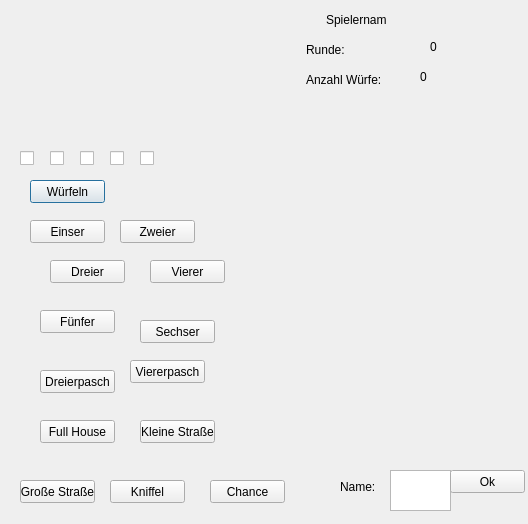
<?xml version="1.0" encoding="UTF-8"?>
<ui version="4.0">
 <class>Dialog</class>
 <widget class="QDialog" name="Dialog">
  <property name="geometry">
   <rect>
    <x>0</x>
    <y>0</y>
    <width>528</width>
    <height>524</height>
   </rect>
  </property>
  <property name="windowTitle">
   <string>Kniffel</string>
  </property>
  <property name="accessibleName">
   <string/>
  </property>
  <widget class="WuerfelWidget" name="widget" native="true">
   <property name="geometry">
    <rect>
     <x>10</x>
     <y>20</y>
     <width>271</width>
     <height>131</height>
    </rect>
   </property>
  </widget>
  <widget class="QPushButton" name="pushButton_Wuerfeln">
   <property name="geometry">
    <rect>
     <x>30</x>
     <y>180</y>
     <width>75</width>
     <height>23</height>
    </rect>
   </property>
   <property name="text">
    <string>Würfeln</string>
   </property>
  </widget>
  <widget class="QLabel" name="label_playerName_2">
   <property name="geometry">
    <rect>
     <x>326</x>
     <y>10</y>
     <width>61</width>
     <height>20</height>
    </rect>
   </property>
   <property name="sizePolicy">
    <sizepolicy hsizetype="Preferred" vsizetype="Preferred">
     <horstretch>0</horstretch>
     <verstretch>0</verstretch>
    </sizepolicy>
   </property>
   <property name="text">
    <string>Spielername:</string>
   </property>
   <property name="wordWrap">
    <bool>false</bool>
   </property>
  </widget>
  <widget class="QLabel" name="label_roundCounter">
   <property name="geometry">
    <rect>
     <x>306</x>
     <y>40</y>
     <width>81</width>
     <height>20</height>
    </rect>
   </property>
   <property name="text">
    <string>Runde:</string>
   </property>
   <property name="wordWrap">
    <bool>false</bool>
   </property>
  </widget>
  <widget class="QLabel" name="label_playerNamePrinted">
   <property name="geometry">
    <rect>
     <x>430</x>
     <y>10</y>
     <width>47</width>
     <height>13</height>
    </rect>
   </property>
   <property name="text">
    <string/>
   </property>
  </widget>
  <widget class="QLabel" name="label_4">
   <property name="geometry">
    <rect>
     <x>430</x>
     <y>40</y>
     <width>47</width>
     <height>13</height>
    </rect>
   </property>
   <property name="text">
    <string>0</string>
   </property>
  </widget>
  <widget class="QLabel" name="label_rollCountePrinted">
   <property name="geometry">
    <rect>
     <x>420</x>
     <y>70</y>
     <width>47</width>
     <height>13</height>
    </rect>
   </property>
   <property name="text">
    <string>0</string>
   </property>
  </widget>
  <widget class="QLabel" name="label_rollCounter">
   <property name="geometry">
    <rect>
     <x>306</x>
     <y>70</y>
     <width>81</width>
     <height>20</height>
    </rect>
   </property>
   <property name="text">
    <string>Anzahl Würfe:</string>
   </property>
  </widget>
  <widget class="QLabel" name="label_possibilities">
   <property name="geometry">
    <rect>
     <x>270</x>
     <y>100</y>
     <width>101</width>
     <height>291</height>
    </rect>
   </property>
   <property name="sizePolicy">
    <sizepolicy hsizetype="Fixed" vsizetype="Fixed">
     <horstretch>0</horstretch>
     <verstretch>0</verstretch>
    </sizepolicy>
   </property>
   <property name="text">
    <string/>
   </property>
   <property name="wordWrap">
    <bool>true</bool>
   </property>
  </widget>
  <widget class="QLabel" name="label_registered">
   <property name="geometry">
    <rect>
     <x>406</x>
     <y>102</y>
     <width>111</width>
     <height>291</height>
    </rect>
   </property>
   <property name="text">
    <string/>
   </property>
  </widget>
  <widget class="QPushButton" name="pushButton_Einser">
   <property name="geometry">
    <rect>
     <x>30</x>
     <y>220</y>
     <width>75</width>
     <height>23</height>
    </rect>
   </property>
   <property name="text">
    <string>Einser</string>
   </property>
  </widget>
  <widget class="QPushButton" name="pushButton_Zweier">
   <property name="geometry">
    <rect>
     <x>120</x>
     <y>220</y>
     <width>75</width>
     <height>23</height>
    </rect>
   </property>
   <property name="text">
    <string>Zweier</string>
   </property>
  </widget>
  <widget class="QPushButton" name="pushButton_Dreier">
   <property name="geometry">
    <rect>
     <x>50</x>
     <y>260</y>
     <width>75</width>
     <height>23</height>
    </rect>
   </property>
   <property name="text">
    <string>Dreier</string>
   </property>
  </widget>
  <widget class="QPushButton" name="pushButton_Vierer">
   <property name="geometry">
    <rect>
     <x>150</x>
     <y>260</y>
     <width>75</width>
     <height>23</height>
    </rect>
   </property>
   <property name="text">
    <string>Vierer</string>
   </property>
  </widget>
  <widget class="QPushButton" name="pushButton_Fuenfer">
   <property name="geometry">
    <rect>
     <x>40</x>
     <y>310</y>
     <width>75</width>
     <height>23</height>
    </rect>
   </property>
   <property name="text">
    <string>Fünfer</string>
   </property>
  </widget>
  <widget class="QPushButton" name="pushButton_Viererpasch">
   <property name="geometry">
    <rect>
     <x>130</x>
     <y>360</y>
     <width>75</width>
     <height>23</height>
    </rect>
   </property>
   <property name="text">
    <string>Viererpasch</string>
   </property>
  </widget>
  <widget class="QPushButton" name="pushButton_FullHouse">
   <property name="geometry">
    <rect>
     <x>40</x>
     <y>420</y>
     <width>75</width>
     <height>23</height>
    </rect>
   </property>
   <property name="text">
    <string>Full House</string>
   </property>
  </widget>
  <widget class="QPushButton" name="pushButton_KleineStrasse">
   <property name="geometry">
    <rect>
     <x>140</x>
     <y>420</y>
     <width>75</width>
     <height>23</height>
    </rect>
   </property>
   <property name="text">
    <string>Kleine Straße</string>
   </property>
  </widget>
  <widget class="QPushButton" name="pushButton_Sechser">
   <property name="geometry">
    <rect>
     <x>140</x>
     <y>320</y>
     <width>75</width>
     <height>23</height>
    </rect>
   </property>
   <property name="text">
    <string>Sechser</string>
   </property>
  </widget>
  <widget class="QPushButton" name="pushButton_Dreierpasch">
   <property name="geometry">
    <rect>
     <x>40</x>
     <y>370</y>
     <width>75</width>
     <height>23</height>
    </rect>
   </property>
   <property name="text">
    <string>Dreierpasch</string>
   </property>
  </widget>
  <widget class="QPushButton" name="pushButton_GrosseStrasse">
   <property name="geometry">
    <rect>
     <x>20</x>
     <y>480</y>
     <width>75</width>
     <height>23</height>
    </rect>
   </property>
   <property name="text">
    <string>Große Straße</string>
   </property>
  </widget>
  <widget class="QPushButton" name="pushButton_Kniffel">
   <property name="geometry">
    <rect>
     <x>110</x>
     <y>480</y>
     <width>75</width>
     <height>23</height>
    </rect>
   </property>
   <property name="text">
    <string>Kniffel</string>
   </property>
  </widget>
  <widget class="QPushButton" name="pushButton_Chance">
   <property name="geometry">
    <rect>
     <x>210</x>
     <y>480</y>
     <width>75</width>
     <height>23</height>
    </rect>
   </property>
   <property name="text">
    <string>Chance</string>
   </property>
  </widget>
  <widget class="QCheckBox" name="checkBoxWuerfel1">
   <property name="geometry">
    <rect>
     <x>20</x>
     <y>150</y>
     <width>16</width>
     <height>17</height>
    </rect>
   </property>
   <property name="text">
    <string/>
   </property>
  </widget>
  <widget class="QCheckBox" name="checkBoxWuerfel2">
   <property name="geometry">
    <rect>
     <x>50</x>
     <y>150</y>
     <width>16</width>
     <height>17</height>
    </rect>
   </property>
   <property name="text">
    <string/>
   </property>
  </widget>
  <widget class="QCheckBox" name="checkBoxWuerfel3">
   <property name="geometry">
    <rect>
     <x>80</x>
     <y>150</y>
     <width>16</width>
     <height>17</height>
    </rect>
   </property>
   <property name="text">
    <string/>
   </property>
  </widget>
  <widget class="QCheckBox" name="checkBoxWuerfel4">
   <property name="geometry">
    <rect>
     <x>110</x>
     <y>150</y>
     <width>16</width>
     <height>17</height>
    </rect>
   </property>
   <property name="text">
    <string/>
   </property>
  </widget>
  <widget class="QCheckBox" name="checkBoxWuerfel5">
   <property name="geometry">
    <rect>
     <x>140</x>
     <y>150</y>
     <width>16</width>
     <height>17</height>
    </rect>
   </property>
   <property name="text">
    <string/>
   </property>
  </widget>
  <widget class="QLabel" name="label_status">
   <property name="geometry">
    <rect>
     <x>230</x>
     <y>430</y>
     <width>151</width>
     <height>16</height>
    </rect>
   </property>
   <property name="text">
    <string/>
   </property>
  </widget>
  <widget class="QLabel" name="label_playerName">
   <property name="geometry">
    <rect>
     <x>340</x>
     <y>480</y>
     <width>47</width>
     <height>13</height>
    </rect>
   </property>
   <property name="text">
    <string>Name:</string>
   </property>
  </widget>
  <widget class="QTextEdit" name="textEdit_PlayerName">
   <property name="geometry">
    <rect>
     <x>390</x>
     <y>470</y>
     <width>61</width>
     <height>41</height>
    </rect>
   </property>
  </widget>
  <widget class="QPushButton" name="pushButton_acceptName">
   <property name="geometry">
    <rect>
     <x>450</x>
     <y>470</y>
     <width>75</width>
     <height>23</height>
    </rect>
   </property>
   <property name="text">
    <string>Ok</string>
   </property>
  </widget>
  <widget class="QLabel" name="label_totalScore">
   <property name="geometry">
    <rect>
     <x>340</x>
     <y>400</y>
     <width>171</width>
     <height>61</height>
    </rect>
   </property>
   <property name="text">
    <string/>
   </property>
  </widget>
 </widget>
 <customwidgets>
  <customwidget>
   <class>WuerfelWidget</class>
   <extends>QWidget</extends>
   <header>wuerfelwidget.h</header>
   <container>1</container>
   <slots>
    <signal>showPossibilities(QString)</signal>
    <signal>showRegistered(QString)</signal>
    <signal>showPlayerName(QString)</signal>
    <signal>showRoundCounter(QString)</signal>
    <signal>showRollCounter(QString)</signal>
    <signal>showError(QString)</signal>
    <signal>showStatus(QString)</signal>
    <signal>showScore(QString)</signal>
    <slot>wuerfeln()</slot>
    <slot>registerEinser()</slot>
    <slot>registerZweier()</slot>
    <slot>registerDreier()</slot>
    <slot>registerVierer()</slot>
    <slot>registerFuenfer()</slot>
    <slot>registerSechser()</slot>
    <slot>registerKleineStrasse()</slot>
    <slot>registerGrosseStrasse()</slot>
    <slot>registerDreierpasch()</slot>
    <slot>registerViererpasch()</slot>
    <slot>registerFullHouse()</slot>
    <slot>registerKniffel()</slot>
    <slot>registerChance()</slot>
   </slots>
  </customwidget>
 </customwidgets>
 <resources/>
 <connections>
  <connection>
   <sender>widget</sender>
   <signal>showRegistered(QString)</signal>
   <receiver>label_registered</receiver>
   <slot>setText(QString)</slot>
   <hints>
    <hint type="sourcelabel">
     <x>68</x>
     <y>61</y>
    </hint>
    <hint type="destinationlabel">
     <x>450</x>
     <y>203</y>
    </hint>
   </hints>
  </connection>
  <connection>
   <sender>widget</sender>
   <signal>showStatus(QString)</signal>
   <receiver>label_status</receiver>
   <slot>setText(QString)</slot>
   <hints>
    <hint type="sourcelabel">
     <x>214</x>
     <y>136</y>
    </hint>
    <hint type="destinationlabel">
     <x>256</x>
     <y>438</y>
    </hint>
   </hints>
  </connection>
  <connection>
   <sender>pushButton_Wuerfeln</sender>
   <signal>clicked()</signal>
   <receiver>Dialog</receiver>
   <slot>wuerfeln()</slot>
   <hints>
    <hint type="sourcelabel">
     <x>48</x>
     <y>191</y>
    </hint>
    <hint type="destinationlabel">
     <x>251</x>
     <y>237</y>
    </hint>
   </hints>
  </connection>
  <connection>
   <sender>widget</sender>
   <signal>showPlayerName(QString)</signal>
   <receiver>label_playerNamePrinted</receiver>
   <slot>setText(QString)</slot>
   <hints>
    <hint type="sourcelabel">
     <x>255</x>
     <y>59</y>
    </hint>
    <hint type="destinationlabel">
     <x>440</x>
     <y>18</y>
    </hint>
   </hints>
  </connection>
  <connection>
   <sender>widget</sender>
   <signal>showRoundCounter(QString)</signal>
   <receiver>label_4</receiver>
   <slot>setText(QString)</slot>
   <hints>
    <hint type="sourcelabel">
     <x>280</x>
     <y>62</y>
    </hint>
    <hint type="destinationlabel">
     <x>438</x>
     <y>40</y>
    </hint>
   </hints>
  </connection>
  <connection>
   <sender>widget</sender>
   <signal>showRollCounter(QString)</signal>
   <receiver>label_rollCountePrinted</receiver>
   <slot>setText(QString)</slot>
   <hints>
    <hint type="sourcelabel">
     <x>279</x>
     <y>95</y>
    </hint>
    <hint type="destinationlabel">
     <x>423</x>
     <y>77</y>
    </hint>
   </hints>
  </connection>
  <connection>
   <sender>widget</sender>
   <signal>showPossibilities(QString)</signal>
   <receiver>label_possibilities</receiver>
   <slot>setText(QString)</slot>
   <hints>
    <hint type="sourcelabel">
     <x>179</x>
     <y>121</y>
    </hint>
    <hint type="destinationlabel">
     <x>339</x>
     <y>167</y>
    </hint>
   </hints>
  </connection>
  <connection>
   <sender>pushButton_Einser</sender>
   <signal>clicked()</signal>
   <receiver>Dialog</receiver>
   <slot>registerEinser()</slot>
   <hints>
    <hint type="sourcelabel">
     <x>36</x>
     <y>234</y>
    </hint>
    <hint type="destinationlabel">
     <x>20</x>
     <y>237</y>
    </hint>
   </hints>
  </connection>
  <connection>
   <sender>pushButton_Zweier</sender>
   <signal>clicked()</signal>
   <receiver>Dialog</receiver>
   <slot>registerZweier()</slot>
   <hints>
    <hint type="sourcelabel">
     <x>159</x>
     <y>225</y>
    </hint>
    <hint type="destinationlabel">
     <x>206</x>
     <y>222</y>
    </hint>
   </hints>
  </connection>
  <connection>
   <sender>pushButton_Dreier</sender>
   <signal>clicked()</signal>
   <receiver>Dialog</receiver>
   <slot>registerDreier()</slot>
   <hints>
    <hint type="sourcelabel">
     <x>70</x>
     <y>272</y>
    </hint>
    <hint type="destinationlabel">
     <x>34</x>
     <y>273</y>
    </hint>
   </hints>
  </connection>
  <connection>
   <sender>pushButton_Vierer</sender>
   <signal>clicked()</signal>
   <receiver>Dialog</receiver>
   <slot>registerVierer()</slot>
   <hints>
    <hint type="sourcelabel">
     <x>193</x>
     <y>278</y>
    </hint>
    <hint type="destinationlabel">
     <x>191</x>
     <y>288</y>
    </hint>
   </hints>
  </connection>
  <connection>
   <sender>pushButton_Fuenfer</sender>
   <signal>clicked()</signal>
   <receiver>Dialog</receiver>
   <slot>registerFuenfer()</slot>
   <hints>
    <hint type="sourcelabel">
     <x>57</x>
     <y>325</y>
    </hint>
    <hint type="destinationlabel">
     <x>25</x>
     <y>325</y>
    </hint>
   </hints>
  </connection>
  <connection>
   <sender>pushButton_Sechser</sender>
   <signal>clicked()</signal>
   <receiver>Dialog</receiver>
   <slot>registerSechser()</slot>
   <hints>
    <hint type="sourcelabel">
     <x>155</x>
     <y>325</y>
    </hint>
    <hint type="destinationlabel">
     <x>133</x>
     <y>334</y>
    </hint>
   </hints>
  </connection>
  <connection>
   <sender>pushButton_Dreierpasch</sender>
   <signal>clicked()</signal>
   <receiver>Dialog</receiver>
   <slot>registerDreierpasch()</slot>
   <hints>
    <hint type="sourcelabel">
     <x>66</x>
     <y>384</y>
    </hint>
    <hint type="destinationlabel">
     <x>28</x>
     <y>379</y>
    </hint>
   </hints>
  </connection>
  <connection>
   <sender>pushButton_Viererpasch</sender>
   <signal>clicked()</signal>
   <receiver>Dialog</receiver>
   <slot>registerViererpasch()</slot>
   <hints>
    <hint type="sourcelabel">
     <x>186</x>
     <y>379</y>
    </hint>
    <hint type="destinationlabel">
     <x>183</x>
     <y>386</y>
    </hint>
   </hints>
  </connection>
  <connection>
   <sender>pushButton_FullHouse</sender>
   <signal>clicked()</signal>
   <receiver>Dialog</receiver>
   <slot>registerFullHouse()</slot>
   <hints>
    <hint type="sourcelabel">
     <x>55</x>
     <y>430</y>
    </hint>
    <hint type="destinationlabel">
     <x>31</x>
     <y>428</y>
    </hint>
   </hints>
  </connection>
  <connection>
   <sender>pushButton_KleineStrasse</sender>
   <signal>clicked()</signal>
   <receiver>Dialog</receiver>
   <slot>registerKleineStrasse()</slot>
   <hints>
    <hint type="sourcelabel">
     <x>160</x>
     <y>434</y>
    </hint>
    <hint type="destinationlabel">
     <x>156</x>
     <y>447</y>
    </hint>
   </hints>
  </connection>
  <connection>
   <sender>pushButton_GrosseStrasse</sender>
   <signal>clicked()</signal>
   <receiver>Dialog</receiver>
   <slot>registerGrosseStrasse()</slot>
   <hints>
    <hint type="sourcelabel">
     <x>45</x>
     <y>488</y>
    </hint>
    <hint type="destinationlabel">
     <x>16</x>
     <y>490</y>
    </hint>
   </hints>
  </connection>
  <connection>
   <sender>pushButton_Kniffel</sender>
   <signal>clicked()</signal>
   <receiver>Dialog</receiver>
   <slot>registerKniffel()</slot>
   <hints>
    <hint type="sourcelabel">
     <x>133</x>
     <y>496</y>
    </hint>
    <hint type="destinationlabel">
     <x>133</x>
     <y>505</y>
    </hint>
   </hints>
  </connection>
  <connection>
   <sender>pushButton_Chance</sender>
   <signal>clicked()</signal>
   <receiver>Dialog</receiver>
   <slot>registerChance()</slot>
   <hints>
    <hint type="sourcelabel">
     <x>270</x>
     <y>493</y>
    </hint>
    <hint type="destinationlabel">
     <x>264</x>
     <y>507</y>
    </hint>
   </hints>
  </connection>
  <connection>
   <sender>pushButton_Wuerfeln</sender>
   <signal>clicked()</signal>
   <receiver>Dialog</receiver>
   <slot>startGame()</slot>
   <hints>
    <hint type="sourcelabel">
     <x>85</x>
     <y>188</y>
    </hint>
    <hint type="destinationlabel">
     <x>133</x>
     <y>181</y>
    </hint>
   </hints>
  </connection>
  <connection>
   <sender>pushButton_acceptName</sender>
   <signal>clicked()</signal>
   <receiver>Dialog</receiver>
   <slot>acceptPlayerName()</slot>
   <hints>
    <hint type="sourcelabel">
     <x>480</x>
     <y>490</y>
    </hint>
    <hint type="destinationlabel">
     <x>497</x>
     <y>427</y>
    </hint>
   </hints>
  </connection>
  <connection>
   <sender>widget</sender>
   <signal>showScore(QString)</signal>
   <receiver>label_totalScore</receiver>
   <slot>setText(QString)</slot>
   <hints>
    <hint type="sourcelabel">
     <x>126</x>
     <y>112</y>
    </hint>
    <hint type="destinationlabel">
     <x>417</x>
     <y>413</y>
    </hint>
   </hints>
  </connection>
 </connections>
 <slots>
  <signal>chosenDice(QString)</signal>
  <signal>showPlayerName(QString)</signal>
  <signal>showRoundCounter(QString)</signal>
  <signal>showRollCounter(QString)</signal>
  <signal>showPossibilities(QString)</signal>
  <slot>checkChosenDice()</slot>
  <slot>wuerfeln()</slot>
  <slot>register(Einser)</slot>
  <slot>registerEinser()</slot>
  <slot>registerZweier()</slot>
  <slot>registerDreier()</slot>
  <slot>registerVierer()</slot>
  <slot>registerFuenfer()</slot>
  <slot>registerSechser()</slot>
  <slot>registerDreierpasch()</slot>
  <slot>registerViererpasch()</slot>
  <slot>registerFullHouse()</slot>
  <slot>registerKleineStrasse()</slot>
  <slot>registerGrosseStrasse()</slot>
  <slot>registerKniffel()</slot>
  <slot>registerChance()</slot>
  <slot>startGame()</slot>
  <slot>acceptPlayerName()</slot>
 </slots>
</ui>
